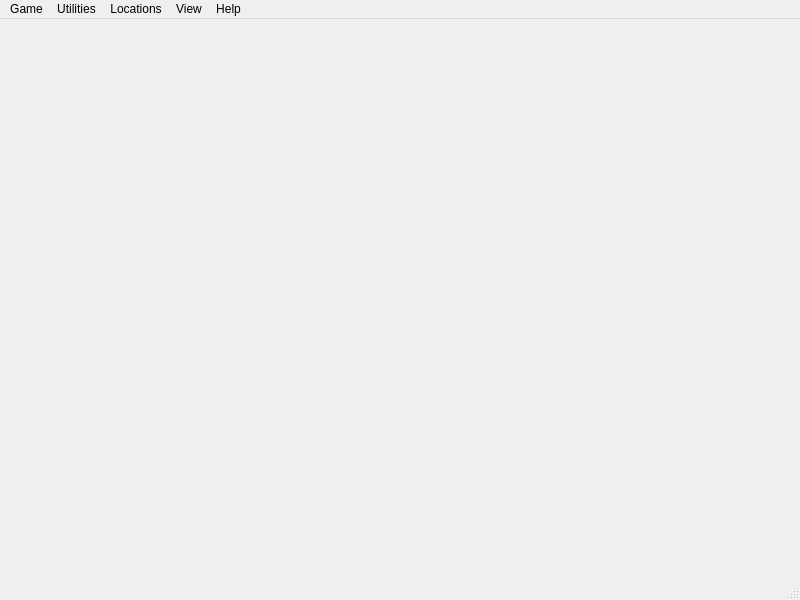
<?xml version="1.0" encoding="UTF-8"?>
<ui version="4.0">
 <class>MainWindow</class>
 <widget class="QMainWindow" name="MainWindow">
  <property name="geometry">
   <rect>
    <x>0</x>
    <y>0</y>
    <width>800</width>
    <height>600</height>
   </rect>
  </property>
  <property name="windowTitle">
   <string>MainWindow</string>
  </property>
  <widget class="QWidget" name="centralwidget"/>
  <widget class="QMenuBar" name="menubar">
   <property name="geometry">
    <rect>
     <x>0</x>
     <y>0</y>
     <width>800</width>
     <height>21</height>
    </rect>
   </property>
   <widget class="QMenu" name="menu_Game">
    <property name="title">
     <string>Game</string>
    </property>
    <addaction name="actionNew"/>
    <addaction name="actionOpen"/>
    <addaction name="actionSave"/>
    <addaction name="actionSaveAs"/>
    <addaction name="separator"/>
    <addaction name="actionExit"/>
   </widget>
   <widget class="QMenu" name="menuUtilities">
    <property name="title">
     <string>Utilities</string>
    </property>
    <addaction name="actionFindReplace"/>
    <addaction name="actionGameInfo"/>
    <addaction name="separator"/>
    <addaction name="actionSettings"/>
   </widget>
   <widget class="QMenu" name="menuLocations">
    <property name="title">
     <string>Locations</string>
    </property>
    <widget class="QMenu" name="menuActions">
     <property name="title">
      <string>Actions</string>
     </property>
     <addaction name="actionCreateAction"/>
     <addaction name="actionRenameAction"/>
     <addaction name="actionDeleteAction"/>
     <addaction name="actionDeleteAllActions"/>
    </widget>
    <addaction name="actionCreateLocation"/>
    <addaction name="actionCreateFolder"/>
    <addaction name="actionRenameLocation"/>
    <addaction name="actionDeleteLocation"/>
    <addaction name="separator"/>
    <addaction name="menuActions"/>
   </widget>
   <widget class="QMenu" name="menuView">
    <property name="title">
     <string>View</string>
    </property>
    <widget class="QMenu" name="menuWindows_list">
     <property name="title">
      <string>Windows list</string>
     </property>
     <addaction name="actionToggleToolbar"/>
     <addaction name="actionToggleLocationsList"/>
     <addaction name="actionToggleStatusbar"/>
    </widget>
    <addaction name="menuWindows_list"/>
    <addaction name="separator"/>
    <addaction name="actionShowLocDescription"/>
    <addaction name="actionShowLocActions"/>
   </widget>
   <widget class="QMenu" name="menuHelp">
    <property name="title">
     <string>Help</string>
    </property>
    <addaction name="actionAbout"/>
   </widget>
   <addaction name="menu_Game"/>
   <addaction name="menuUtilities"/>
   <addaction name="menuLocations"/>
   <addaction name="menuView"/>
   <addaction name="menuHelp"/>
  </widget>
  <widget class="QStatusBar" name="statusbar"/>
  <action name="actionNew_tCtrl_N">
   <property name="text">
    <string>New\tCtrl+N</string>
   </property>
  </action>
  <action name="actionNew">
   <property name="icon">
    <iconset resource="../misc/main_window.qrc">
     <normaloff>:/menu/game_new</normaloff>:/menu/game_new</iconset>
   </property>
   <property name="text">
    <string>New</string>
   </property>
  </action>
  <action name="actionOpen">
   <property name="icon">
    <iconset resource="../misc/main_window.qrc">
     <normaloff>:/menu/file_open</normaloff>:/menu/file_open</iconset>
   </property>
   <property name="text">
    <string>Open...</string>
   </property>
  </action>
  <action name="actionSave">
   <property name="icon">
    <iconset resource="../misc/main_window.qrc">
     <normaloff>:/menu/file_save</normaloff>:/menu/file_save</iconset>
   </property>
   <property name="text">
    <string>Save</string>
   </property>
  </action>
  <action name="actionSaveAs">
   <property name="text">
    <string>Save as...</string>
   </property>
  </action>
  <action name="actionExit">
   <property name="icon">
    <iconset resource="../misc/main_window.qrc">
     <normaloff>:/menu/exit</normaloff>:/menu/exit</iconset>
   </property>
   <property name="text">
    <string>Exit</string>
   </property>
  </action>
  <action name="actionFindReplace">
   <property name="icon">
    <iconset resource="../misc/main_window.qrc">
     <normaloff>:/menu/text_search</normaloff>:/menu/text_search</iconset>
   </property>
   <property name="text">
    <string>Find / Replace</string>
   </property>
  </action>
  <action name="actionGameInfo">
   <property name="icon">
    <iconset resource="../misc/main_window.qrc">
     <normaloff>:/menu/game_info</normaloff>:/menu/game_info</iconset>
   </property>
   <property name="text">
    <string>Game info</string>
   </property>
  </action>
  <action name="actionSettings">
   <property name="text">
    <string>Settings...</string>
   </property>
  </action>
  <action name="actionCreateLocation">
   <property name="text">
    <string>Create location...</string>
   </property>
  </action>
  <action name="actionCreateFolder">
   <property name="text">
    <string>Create folder...</string>
   </property>
  </action>
  <action name="actionRenameLocation">
   <property name="text">
    <string>Rename...</string>
   </property>
  </action>
  <action name="actionDelete">
   <property name="text">
    <string>Delete...</string>
   </property>
  </action>
  <action name="actionDeleteLocation">
   <property name="text">
    <string>Delete</string>
   </property>
  </action>
  <action name="actionCreateAction">
   <property name="text">
    <string>Create...</string>
   </property>
  </action>
  <action name="actionRenameAction">
   <property name="text">
    <string>Rename...</string>
   </property>
  </action>
  <action name="actionDeleteAction">
   <property name="text">
    <string>Delete</string>
   </property>
  </action>
  <action name="actionDeleteAllActions">
   <property name="text">
    <string>Delete all</string>
   </property>
  </action>
  <action name="actionToggleToolbar">
   <property name="checkable">
    <bool>true</bool>
   </property>
   <property name="checked">
    <bool>true</bool>
   </property>
   <property name="text">
    <string>Toolbar</string>
   </property>
  </action>
  <action name="actionToggleLocationsList">
   <property name="checkable">
    <bool>true</bool>
   </property>
   <property name="checked">
    <bool>true</bool>
   </property>
   <property name="text">
    <string>Locations list</string>
   </property>
  </action>
  <action name="actionStatus_bar">
   <property name="text">
    <string>Status bar</string>
   </property>
  </action>
  <action name="actionToggleStatusbar">
   <property name="checkable">
    <bool>true</bool>
   </property>
   <property name="checked">
    <bool>true</bool>
   </property>
   <property name="text">
    <string>Statusbar</string>
   </property>
  </action>
  <action name="actionShowLocDescription">
   <property name="text">
    <string>Show/Hide location's description</string>
   </property>
  </action>
  <action name="actionShowLocActions">
   <property name="text">
    <string>Show/Hide location's actions</string>
   </property>
  </action>
  <action name="actionAbout">
   <property name="text">
    <string>About...</string>
   </property>
  </action>
 </widget>
 <resources>
  <include location="../misc/main_window.qrc"/>
 </resources>
 <connections>
  <connection>
   <sender>actionNew</sender>
   <signal>triggered()</signal>
   <receiver>MainWindow</receiver>
   <slot>OnNewGame()</slot>
   <hints>
    <hint type="sourcelabel">
     <x>-1</x>
     <y>-1</y>
    </hint>
    <hint type="destinationlabel">
     <x>399</x>
     <y>299</y>
    </hint>
   </hints>
  </connection>
  <connection>
   <sender>actionOpen</sender>
   <signal>triggered()</signal>
   <receiver>MainWindow</receiver>
   <slot>OnLoadGame()</slot>
   <hints>
    <hint type="sourcelabel">
     <x>-1</x>
     <y>-1</y>
    </hint>
    <hint type="destinationlabel">
     <x>399</x>
     <y>299</y>
    </hint>
   </hints>
  </connection>
  <connection>
   <sender>actionSave</sender>
   <signal>triggered()</signal>
   <receiver>MainWindow</receiver>
   <slot>OnSaveGame()</slot>
   <hints>
    <hint type="sourcelabel">
     <x>-1</x>
     <y>-1</y>
    </hint>
    <hint type="destinationlabel">
     <x>399</x>
     <y>299</y>
    </hint>
   </hints>
  </connection>
  <connection>
   <sender>actionSaveAs</sender>
   <signal>triggered()</signal>
   <receiver>MainWindow</receiver>
   <slot>OnSaveGameAs()</slot>
   <hints>
    <hint type="sourcelabel">
     <x>-1</x>
     <y>-1</y>
    </hint>
    <hint type="destinationlabel">
     <x>399</x>
     <y>299</y>
    </hint>
   </hints>
  </connection>
  <connection>
   <sender>actionExit</sender>
   <signal>triggered()</signal>
   <receiver>MainWindow</receiver>
   <slot>close()</slot>
   <hints>
    <hint type="sourcelabel">
     <x>-1</x>
     <y>-1</y>
    </hint>
    <hint type="destinationlabel">
     <x>399</x>
     <y>299</y>
    </hint>
   </hints>
  </connection>
  <connection>
   <sender>actionFindReplace</sender>
   <signal>triggered()</signal>
   <receiver>MainWindow</receiver>
   <slot>OnFindDialog()</slot>
   <hints>
    <hint type="sourcelabel">
     <x>-1</x>
     <y>-1</y>
    </hint>
    <hint type="destinationlabel">
     <x>399</x>
     <y>299</y>
    </hint>
   </hints>
  </connection>
  <connection>
   <sender>actionGameInfo</sender>
   <signal>triggered()</signal>
   <receiver>MainWindow</receiver>
   <slot>OnInformationQuest()</slot>
   <hints>
    <hint type="sourcelabel">
     <x>-1</x>
     <y>-1</y>
    </hint>
    <hint type="destinationlabel">
     <x>399</x>
     <y>299</y>
    </hint>
   </hints>
  </connection>
  <connection>
   <sender>actionSettings</sender>
   <signal>triggered()</signal>
   <receiver>MainWindow</receiver>
   <slot>OnOptionsDialog()</slot>
   <hints>
    <hint type="sourcelabel">
     <x>-1</x>
     <y>-1</y>
    </hint>
    <hint type="destinationlabel">
     <x>399</x>
     <y>299</y>
    </hint>
   </hints>
  </connection>
  <connection>
   <sender>actionCreateLocation</sender>
   <signal>triggered()</signal>
   <receiver>MainWindow</receiver>
   <slot>OnCreateLocation()</slot>
   <hints>
    <hint type="sourcelabel">
     <x>-1</x>
     <y>-1</y>
    </hint>
    <hint type="destinationlabel">
     <x>399</x>
     <y>299</y>
    </hint>
   </hints>
  </connection>
  <connection>
   <sender>actionCreateFolder</sender>
   <signal>triggered()</signal>
   <receiver>MainWindow</receiver>
   <slot>OnCreateFolder()</slot>
   <hints>
    <hint type="sourcelabel">
     <x>-1</x>
     <y>-1</y>
    </hint>
    <hint type="destinationlabel">
     <x>399</x>
     <y>299</y>
    </hint>
   </hints>
  </connection>
  <connection>
   <sender>actionRenameLocation</sender>
   <signal>triggered()</signal>
   <receiver>MainWindow</receiver>
   <slot>OnRename()</slot>
   <hints>
    <hint type="sourcelabel">
     <x>-1</x>
     <y>-1</y>
    </hint>
    <hint type="destinationlabel">
     <x>399</x>
     <y>299</y>
    </hint>
   </hints>
  </connection>
  <connection>
   <sender>actionDeleteLocation</sender>
   <signal>triggered()</signal>
   <receiver>MainWindow</receiver>
   <slot>OnDelete()</slot>
   <hints>
    <hint type="sourcelabel">
     <x>-1</x>
     <y>-1</y>
    </hint>
    <hint type="destinationlabel">
     <x>399</x>
     <y>299</y>
    </hint>
   </hints>
  </connection>
  <connection>
   <sender>actionCreateAction</sender>
   <signal>triggered()</signal>
   <receiver>MainWindow</receiver>
   <slot>OnAddAction()</slot>
   <hints>
    <hint type="sourcelabel">
     <x>-1</x>
     <y>-1</y>
    </hint>
    <hint type="destinationlabel">
     <x>399</x>
     <y>299</y>
    </hint>
   </hints>
  </connection>
  <connection>
   <sender>actionRenameAction</sender>
   <signal>triggered()</signal>
   <receiver>MainWindow</receiver>
   <slot>OnRenAction()</slot>
   <hints>
    <hint type="sourcelabel">
     <x>-1</x>
     <y>-1</y>
    </hint>
    <hint type="destinationlabel">
     <x>399</x>
     <y>299</y>
    </hint>
   </hints>
  </connection>
  <connection>
   <sender>actionDeleteAction</sender>
   <signal>triggered()</signal>
   <receiver>MainWindow</receiver>
   <slot>OnDelAction()</slot>
   <hints>
    <hint type="sourcelabel">
     <x>-1</x>
     <y>-1</y>
    </hint>
    <hint type="destinationlabel">
     <x>399</x>
     <y>299</y>
    </hint>
   </hints>
  </connection>
  <connection>
   <sender>actionDeleteAllActions</sender>
   <signal>triggered()</signal>
   <receiver>MainWindow</receiver>
   <slot>OnDelAllActions()</slot>
   <hints>
    <hint type="sourcelabel">
     <x>-1</x>
     <y>-1</y>
    </hint>
    <hint type="destinationlabel">
     <x>399</x>
     <y>299</y>
    </hint>
   </hints>
  </connection>
  <connection>
   <sender>actionToggleToolbar</sender>
   <signal>toggled(bool)</signal>
   <receiver>MainWindow</receiver>
   <slot>OnToggleToolBar(bool)</slot>
   <hints>
    <hint type="sourcelabel">
     <x>-1</x>
     <y>-1</y>
    </hint>
    <hint type="destinationlabel">
     <x>399</x>
     <y>299</y>
    </hint>
   </hints>
  </connection>
  <connection>
   <sender>actionToggleLocationsList</sender>
   <signal>toggled(bool)</signal>
   <receiver>MainWindow</receiver>
   <slot>OnToggleLocList(bool)</slot>
   <hints>
    <hint type="sourcelabel">
     <x>-1</x>
     <y>-1</y>
    </hint>
    <hint type="destinationlabel">
     <x>399</x>
     <y>299</y>
    </hint>
   </hints>
  </connection>
  <connection>
   <sender>actionToggleStatusbar</sender>
   <signal>toggled(bool)</signal>
   <receiver>MainWindow</receiver>
   <slot>OnToggleStatusBar(bool)</slot>
   <hints>
    <hint type="sourcelabel">
     <x>-1</x>
     <y>-1</y>
    </hint>
    <hint type="destinationlabel">
     <x>399</x>
     <y>299</y>
    </hint>
   </hints>
  </connection>
  <connection>
   <sender>actionShowLocDescription</sender>
   <signal>triggered()</signal>
   <receiver>MainWindow</receiver>
   <slot>OnLocDescVisible()</slot>
   <hints>
    <hint type="sourcelabel">
     <x>-1</x>
     <y>-1</y>
    </hint>
    <hint type="destinationlabel">
     <x>399</x>
     <y>299</y>
    </hint>
   </hints>
  </connection>
  <connection>
   <sender>actionShowLocActions</sender>
   <signal>triggered()</signal>
   <receiver>MainWindow</receiver>
   <slot>OnLocActsVisible()</slot>
   <hints>
    <hint type="sourcelabel">
     <x>-1</x>
     <y>-1</y>
    </hint>
    <hint type="destinationlabel">
     <x>399</x>
     <y>299</y>
    </hint>
   </hints>
  </connection>
  <connection>
   <sender>actionAbout</sender>
   <signal>triggered()</signal>
   <receiver>MainWindow</receiver>
   <slot>OnAbout()</slot>
   <hints>
    <hint type="sourcelabel">
     <x>-1</x>
     <y>-1</y>
    </hint>
    <hint type="destinationlabel">
     <x>399</x>
     <y>299</y>
    </hint>
   </hints>
  </connection>
 </connections>
 <slots>
  <slot>OnNewGame()</slot>
  <slot>OnLoadGame()</slot>
  <slot>OnSaveGame()</slot>
  <slot>OnSaveGameAs()</slot>
  <slot>OnFindDialog()</slot>
  <slot>OnInformationQuest()</slot>
  <slot>OnOptionsDialog()</slot>
  <slot>OnCreateLocation()</slot>
  <slot>OnCreateFolder()</slot>
  <slot>OnRename()</slot>
  <slot>OnDelete()</slot>
  <slot>OnAddAction()</slot>
  <slot>OnRenAction()</slot>
  <slot>OnDelAction()</slot>
  <slot>OnDelAllActions()</slot>
  <slot>OnToggleToolBar(bool)</slot>
  <slot>OnToggleLocList(bool)</slot>
  <slot>OnToggleStatusBar(bool)</slot>
  <slot>OnLocDescVisible()</slot>
  <slot>OnLocActsVisible()</slot>
  <slot>OnAbout()</slot>
 </slots>
</ui>
